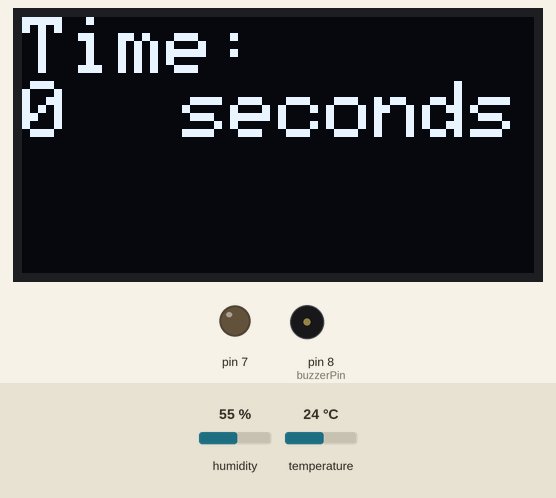
This sketch was run on a simulated Arduino Uno, built with avr-gcc and run on an emulated ATmega328P. Parts: 128×64 one-colour display, output pins drawn as LEDs (lit = HIGH), buzzer (waves = sounding). The inputs (shaded band) are chosen by the test bench; at power-on: temperature 24 °C, humidity 55 %. What the sketch prints to the serial monitor is not drawn.

Above: at 1.2 s.
1.3 s: temperature set to 28 °C
7.3 s: temperature set to 31 °C
At 9.8 s:
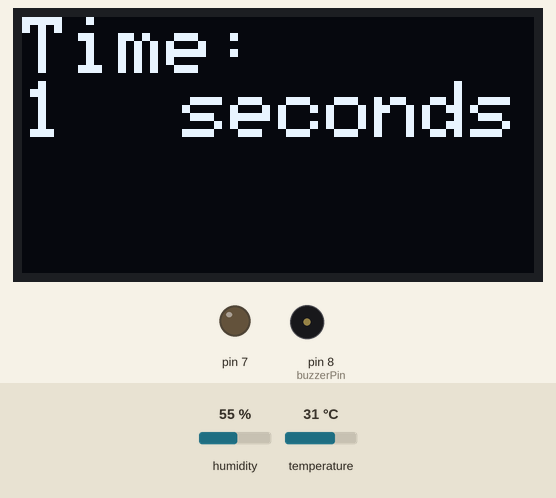
At 38.4 s:
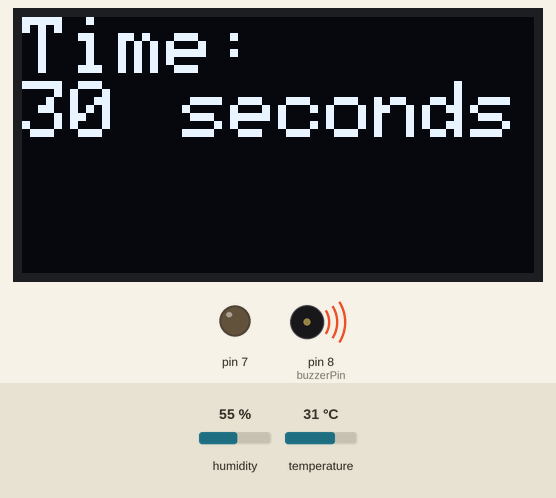
Timing chart, 0 to 40.2 s (numbered marks = the images above; inputs shaded):
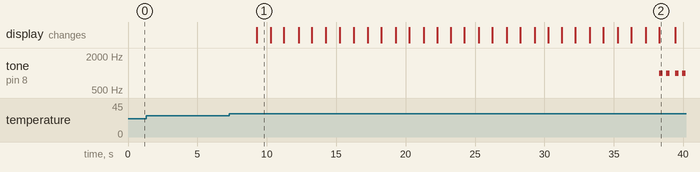

Measured:
- the behaviour switches between 29 and 30 °C on temperature (found by bisection; images 0 and 1)
- after the input at 7.3 s, tone on pin 8 (buzzerPin): plays 1000 Hz for 0.25 s, 1000 Hz for 0.25 s, 1000 Hz for 0.25 s, 1000 Hz for 0.25 s, starting after 31.0 s; the display: changes after 2.0 s (image 1)
- what the display in image 1 shows lasts 1.0 s, from 9.3 s to 10.3 s

The sketch:

task8_MedicinalHerbTemperature.ino
```cpp
#include <DHT.h> //dht头文件
// oled头文件
#include <Wire.h>
#include <Adafruit_GFX.h>
#include <Adafruit_SSD1306.h>

#define DHTPIN 2      // DHT传感器数据引脚连接到Arduino的数字引脚2
#define DHTTYPE DHT11 // DHT类型为DHT11
DHT dht(DHTPIN, DHTTYPE);

#define mintemp 30                          // 最小温度
unsigned long startTime;                    // 记录指定温度范围内开始时间
unsigned long endTime;                      // 记录指定温度范围内结束时间
const unsigned long maxTimeInRange = 30000; // 指定温度范围内的最大时间，单位为毫秒，这里设置为30秒
bool inRange = false;                       // 是否在指定温度范围内

#define OLED_RESET 4
Adafruit_SSD1306 display(128, 64, &Wire, OLED_RESET);
#define oled_line1 0
#define oled_line2 16
#define oled_line3 32
#define oled_line4 48
void oled_showlist(int time)
{
    display.begin(SSD1306_SWITCHCAPVCC, 0x3C);
    display.setTextColor(WHITE); // 开像素点发光

    display.clearDisplay();           // 清屏
    display.setTextSize(2);           // 设置字体大小
    display.setCursor(0, oled_line1); // 设置显示位置
    display.println("Time:");
    display.setCursor(0, oled_line2); // 设置显示位置
    display.println(time);
    display.setCursor(40, oled_line2); // 设置显示位置
    display.println("seconds");
    display.display(); // 开显示
}

#define buzzerPin 8 // 将蜂鸣器连接到Arduino的数字引脚 8
void buzzer_ring1s()
{
    tone(buzzerPin, 1000); // 发出1000Hz的声音
    delay(250);            // 0.25秒
    noTone(buzzerPin);     // 停止发声
    delay(250);            // 0.25秒
    tone(buzzerPin, 1000); // 发出1000Hz的声音
    delay(250);            // 0.25秒
    noTone(buzzerPin);     // 停止发声
    delay(250);            // 0.25秒
}

void setup()
{
    Serial.begin(115200);

    pinMode(buzzerPin, OUTPUT); // 设置蜂鸣器引脚为输出模式
    pinMode(7, OUTPUT);         // 设置蜂鸣器引脚为输出模式
digitalWrite(7, 0);

oled_showlist(0);

    dht.begin();
    startTime = millis(); // 记录程序开始时间
}

void loop()
{

    // delay(1000);
    float temperature = dht.readTemperature();

    // 检查是否成功读取温度值
    if (isnan(temperature))
    {
        Serial.println("Failed to read from DHT sensor!");
        return;
    }

    // 打印当前温度值到串口监视器
    Serial.print("Temperature: ");
    Serial.print(temperature);
    Serial.println(" °C");

    // 判断温度是否在区间内
    if (temperature >= mintemp)
    {
        if (!inRange)
        {
            startTime = millis(); // 记录进入指定温度范围的时间
            inRange = true;
        }
        else if (inRange)
        {

            endTime = millis();                           // 记录离开指定温度范围的时间
            unsigned long duration = endTime - startTime; // 计算停留时间
            oled_showlist(duration / 1000);
            // Serial.print("Time in range: ");
            // Serial.print(duration / 1000); // 将毫秒转换为秒并打印
            // Serial.println(" seconds");

            // 如果停留时间超出了指定时间上限，触发蜂鸣器
            if (duration > maxTimeInRange)
            {
                buzzer_ring1s();
                duration = endTime - startTime; // 计算停留时间
                oled_showlist(duration / 1000);
            }
        }
    }
    else
    {
        if(inRange)
        {
            oled_showlist(0);
        }
        inRange = false;
    }
}
```
